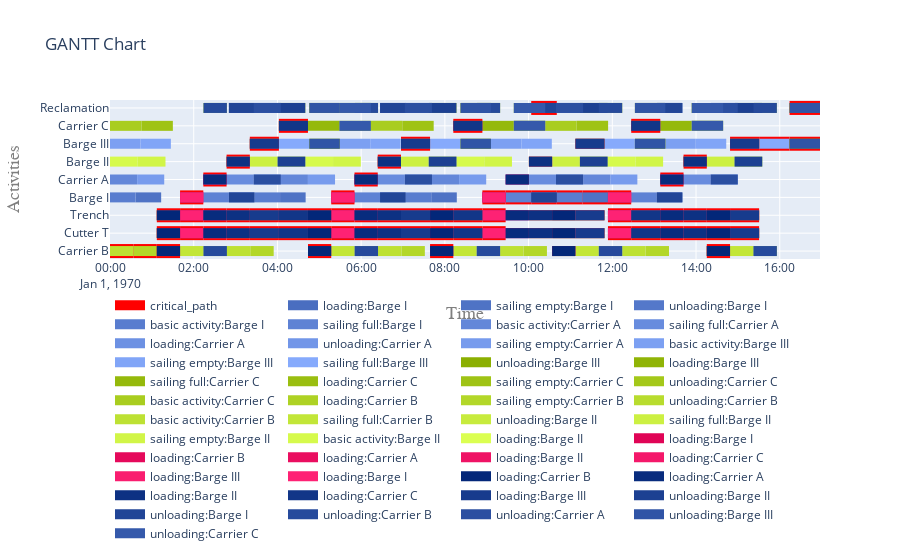

This figure's notebook cell:
### Code cell
i = len(barge_names)-1 # many barges
vessels = results[i]['vessels']
activities = results[i]['activities']
cutter = vessels[cutter_name]
to_site = results[i][to_site_name]
from_site = results[i][from_site_name]
  
my_objects = list(vessels.values()) + [from_site, to_site]
my_activities = list(activities.values())
my_log = CpLog(list_objects=my_objects, list_activities=my_activities)
dependencies_log = my_log.get_dependencies_log_based()
cp_log_based = my_log.mark_critical_activities(dependencies_log)
df = occupancy_analysis(vessels, cutter, activities)
fig = plot.get_gantt_chart(concepts=my_objects, critical_path=cp_log_based, id_map=activities)
